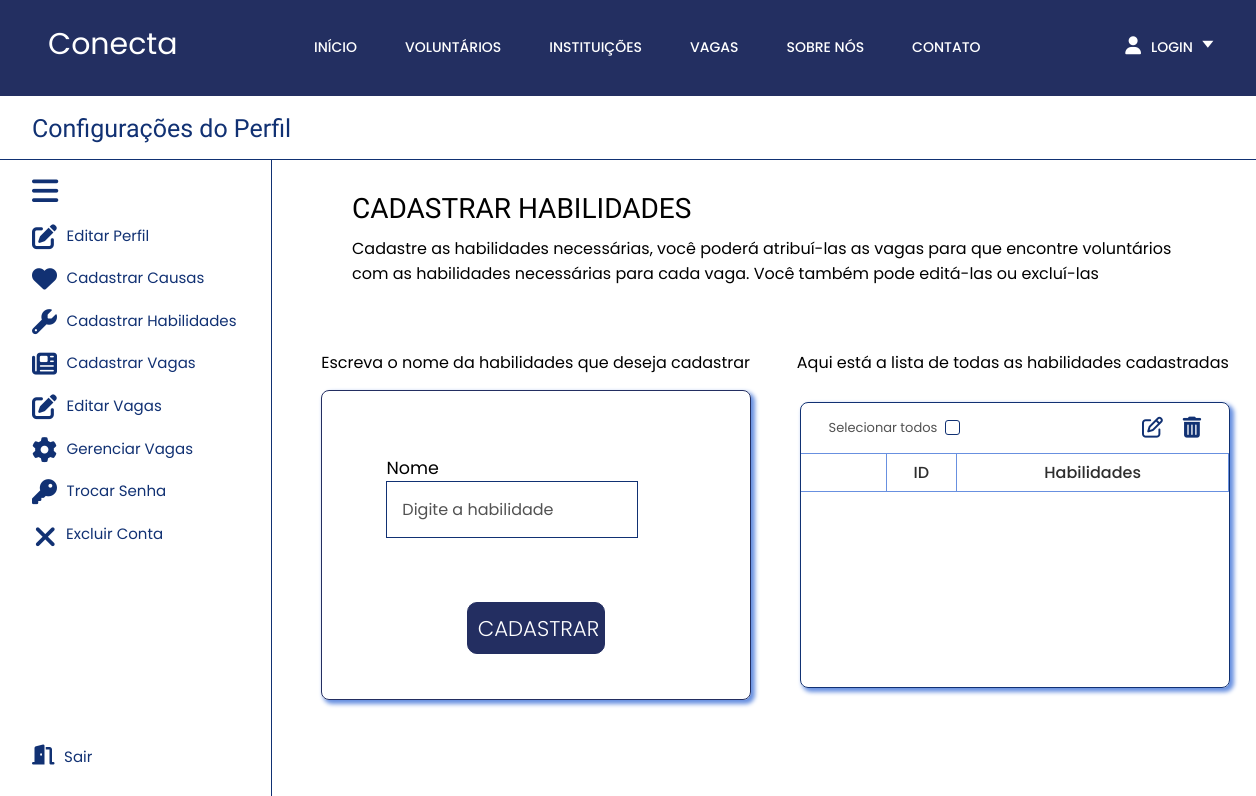
/area-instituicao/cadastrarHabilidades.php, run on an earlier commit of the app's database.
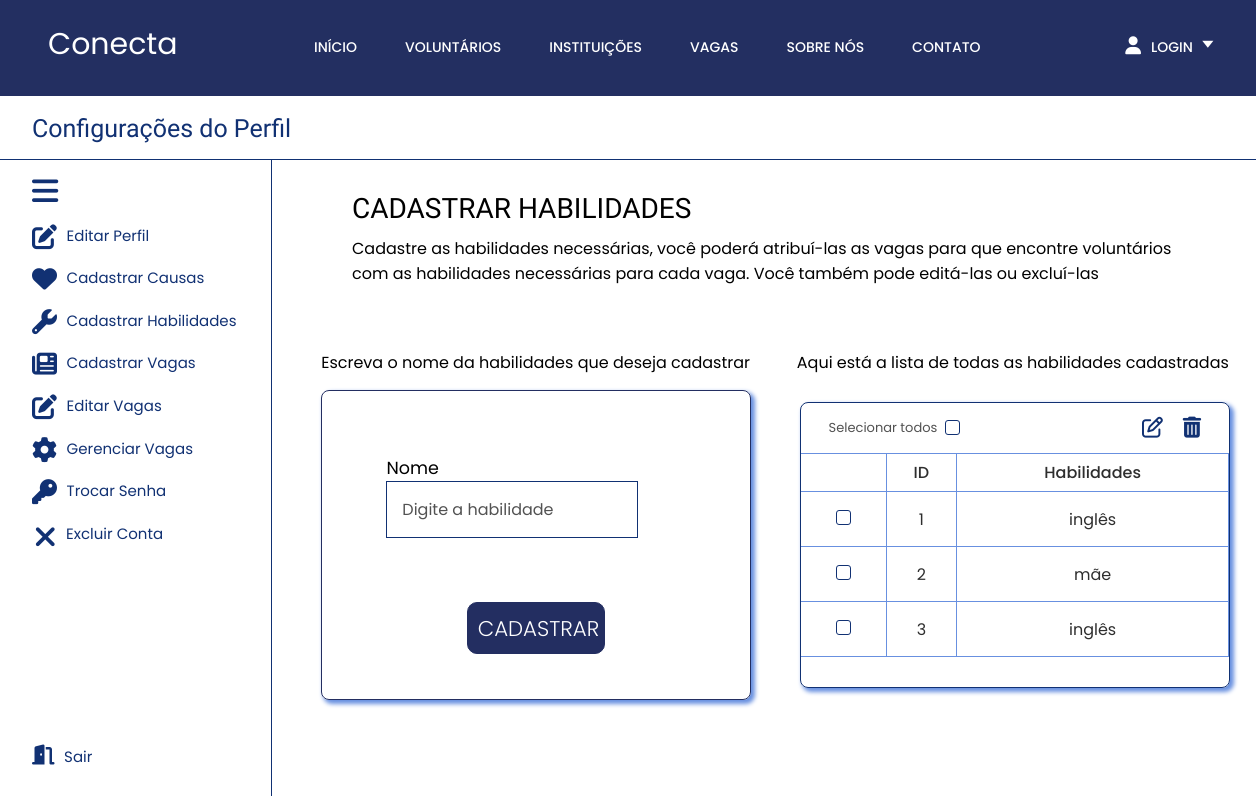
And on a later commit of the database.
### tables this page shows
CREATE TABLE `tbhabilidadeservico` (
  `codHabilidades` int(11) NOT NULL,
  `nomeHabilidade` varchar(100) NOT NULL
);

### dao/HabilidadeServicoDao.php (called while the page is built, shortened)
<?php
    class HabilidadeServicoDao
    {
        public static function listar()
        {
            $conexao = Conexao::conectar();
            $querySelect = "SELECT codHabilidades, nomeHabilidade FROM tbhabilidadeServico";
            $resultado = $conexao->query($querySelect);
            $lista = $resultado->fetchAll();
            return $lista;
        }
    }
?>

### area-instituicao/cadastrarHabilidades.php (the view, shortened to what this page needs)
<!DOCTYPE html>
<html lang="pt-br">
<head>
    <link rel="stylesheet" href="css/estilo-arquivo-modelo.css">
    <link rel="stylesheet" href="css/estilo-causasHabilidades-instituicao.css">
    <link rel="stylesheet" href="css/cadastrarHabilidade.css">
    <link rel="stylesheet" href="https://cdnjs.cloudflare.com/ajax/libs/font-awesome/6.2.0/css/all.min.css"
>
</head>
<body>
    <nav class="cabecalho">
        <div class="logo">
            <p> Conecta </p>
        </div>
        <ul class="topicos-sessao-completa">
            <ul class="topicos">
                <li> <i class="fa-solid fa-house" id="topicos-icon-fixo"></i> <a href="../index.php"
                        class="cabecalho-menu-item">Início</a></li>
                <li> <i class="fa-solid fa-person" id="topicos-icon-fixo"></i> <a href="voluntarios.php"
                        class="cabecalho-menu-item">voluntários</a></li>
                <li> <i class="fa-sharp fa-solid fa-heart" id="topicos-icon-fixo"></i> <a
                        href="../instituicoes/instituicoes.php" class="cabecalho-menu-item">instituições</a></li>
                <li> <i class="fa-solid fa-briefcase" id="topicos-icon-fixo"></i> <a href="../vagas/vagas.php"
                        class="cabecalho-menu-item">Vagas</a></li>
                <li> <i class="fa fa-file-text" aria-hidden="true" id="topicos-icon-fixo"></i> <a
                        href="../sobre-nos/sobre-nos.php" class="cabecalho-menu-item">sobre nós</a></li>
                <li> <i class="fa-solid fa-phone" id="topicos-icon-fixo"></i> <a href="../contato/contato.php"
                        class="cabecalho-menu-item">contato</a></li>
            </ul>
            <ul class="topicos-sessao-login">
                <li class="topicos-sessao-login-linha"><a href="../form-login.php" class="cabecalho-menu-item"
                        id="cabecalho-menu-item-login">
                        <i class="fa-solid fa-user" id="topicos-icon-fixo-dif"></i> login </a> <span
                        id="nav-seta-sub-topicos"> 🢓 </span></i>
                </li>
            </ul>
        </ul>
    </nav>
    <div class="container-titulo-configuracoes">
        <h1> Configurações do Perfil </h1>
    </div>
    <nav class="nav-lateral">
        <div class="nav-lateral-sessao-um">
            <i class="fa-solid fa-bars" id="nav-lateral-icon-lista"></i>
            <div class="nav-lateral-box-icon">
                <a href="editar-perfil-instituicao.php"> <i class="fa-solid fa-pen-to-square"></i> <span
                        class="nav-lateral-topico"> Editar Perfil
                    </span></a>
            </div>
            <div class="nav-lateral-box-icon">
                <a href="cadastrar-causas-instituicao.php"> <i class="fa-sharp fa-solid fa-heart"></i> <span
                        class="nav-lateral-topico"> Cadastrar
                        Causas </span></a>
            </div>
            <div class="nav-lateral-box-icon">
                <a href="cadastrar-habilidades-instituicao.php"> <i class="fa-solid fa-wrench"></i> <span
                        class="nav-lateral-topico"> Cadastrar Habilidades
                    </span></a>
            </div>
            <div class="nav-lateral-box-icon">
                <a href="cadastrar-vagas-instituicao.php"> <i class="fa-solid fa-newspaper"></i> <span
                        class="nav-lateral-topico"> Cadastrar Vagas
                    </span></a>
            </div>
            <div class="nav-lateral-box-icon">
                <a href="editar-vagas-instituicao.php"> <i class="fa-solid fa-pen-to-square"></i> <span
                        class="nav-lateral-topico"> Editar Vagas
                    </span></a>
            </div>
            <div class="nav-lateral-box-icon">
                <a href="gerenciar-vagas/gerenciar-vagas.php"> <i class="fa-solid fa-gear"></i> <span
                        class="nav-lateral-topico"> Gerenciar Vagas
                    </span></a>
            </div>
            <div class="nav-lateral-box-icon">
                <a href="trocar-senha-instituicao.php"> <i class="fa-solid fa-key"></i> <span
                        class="nav-lateral-topico">Trocar Senha </span></a>
            </div>
            <div class="nav-lateral-box-icon">
                <a href="excluir-conta-instituicao.php"> <i class="fa-solid fa-xmark" id="nav-lateral-icon-excluir"></i>
                    <span class="nav-lateral-topico">Excluir Conta </span></a>
            </div>
        </div>
        <div class="nav-lateral-sessao-dois">
            <div class="nav-lateral-box-icon">
                <a href="../auth/logout.php"> <i class="fa-solid fa-door-open" id="nav-lateral-icon-sair"></i> <span
                        class="nav-lateral-topico"> Sair </span></a>
            </div>
        </div>
    </nav>
    <main class="main-conteudo">
        <div class="main-conteudo-container-titulo">
            <h1>CADASTRAR HABILIDADES</h1>
            <p>Cadastre as habilidades necessárias, você poderá atribuí-las as vagas para que encontre voluntários com
                as habilidades necessárias para cada vaga. Você também pode editá-las ou excluí-las </p>
        </div>
        <div class="card-title">
            <p>Escreva o nome da habilidades que deseja cadastrar</p>
            <p>Aqui está a lista de todas as habilidades cadastradas</p>
        </div>
        <div class="card">
            <div class="card-cadastrar">
                <div class="card-form">
                    <form action="cadastrar-habilidades.php" method="POST">
                        <label for="" id="label">Nome</label>
                        <input type="text" name="nome" id="nome" placeholder="Digite a habilidade">
                </div>
                <div class="continue-button">
                    <button type="submit">CADASTRAR</button>
                </div>
            </div>
            <div class="table">
                <div class="table-responsive">
                    <div class="funcoes">
                        <div class="funcoes-sessao-1">
                            <span>Selecionar todos</span>
                            <input type="checkbox" name="selecionar-todos" id="selecionar-todos">
                        </div>
                        <div class="funcoes-sessao-2">
                            <i class="fa-regular fa-pen-to-square" id="icone-lapis"></i>
                            <i class="fa-solid fa-trash-can" id="icone-lixo"></i>
                        </div>
                    </div>
                    <table>
                        <thead>
                            <tr>
                                <th> </th>
                                <th>ID</th>
                                <th>Habilidades</th>
                            </tr>
                        </thead>
                        <tbody>
                            <?php
                                try {
                                    $listaHabilidade = HabilidadeServicoDao::listar();
                                } catch (Exception $e) {
                                    echo $e->getMessage();
                                }
                                ?>
                            <tr>
                                <?php foreach ($listaHabilidade as $habilidade) { ?>
                                <td> <input type="checkbox" name="checkbox" id="checkbox"> </td>
                                <td>
                                    <?php echo $habilidade['codHabilidades']; ?>
                                </td>
                                <td>
                                    <?php echo $habilidade['nomeHabilidade']; ?>
                                </td>
                            </tr>
                            <?php
                                    }
                                    ?>
                        </tbody>
                    </table>
                </div>
            </div>
        </div>
    </main>
</body>
</html>

### area-instituicao/css/estilo-arquivo-modelo.css (style rules this page uses)
* { border: 0; padding: 0; box-sizing: border-box; margin: 0; text-decoration-line: none; list-style: none; }
.cabecalho { display: grid; grid-template-columns: 1fr 2fr; grid-template-rows: 3rem 3rem; align-items: center; width: 100%; background-color: #232f61; position: fixed; z-index: 3; }
.logo { justify-self: start; }
.logo p { font-family: poppins, sans-serif; font-size: 30px; color: #fff; font-weight: 400; margin-left: 3rem; margin-top: 2.5rem; }
.topicos-sessao-completa { display: flex; align-items: center; padding-top: 2.9rem; }
.topicos { width: 100%; display: flex; gap: 3rem; list-style: none; }
.cabecalho-menu-item { font-family: poppins, Verdana, Geneva, Tahoma, sans-serif; color: #fff; font-size: 14px; font-weight: 500; text-transform: uppercase; text-decoration: none; transition: all 0.5s ease; }
.cabecalho-menu-item i, .topicos li i { color: #fff; margin-right: 0.4rem; font-size: 18px; transition: all 0.5s ease; }
.topicos-sessao-login { width: 6rem; margin-right: 3rem; }
.topicos-sessao-login li { list-style: none; }
#nav-seta-sub-topicos { cursor: pointer; font-size: 25px; margin-left: 0.5rem; position: absolute; color: #fff; }
.container-titulo-configuracoes { display: flex; align-items: flex-end; padding: 0rem 0rem 1rem 2rem; border-bottom: 1px solid #113173; width: 100%; height: 10rem; position: fixed; z-index: 2; background-color: #fff; }
.container-titulo-configuracoes h1 { font-family: acme, sans-serif; font-weight: 400; font-size: 25px; color: #113173; }
.nav-lateral { display: flex; flex-direction: column; justify-content: space-between; padding: 11rem 0rem 2rem 2rem; left: 0; width: 17rem; height: 100vh; position: fixed; overflow: hidden; background-color: #fff; border-right: 1px solid #113173; border-top: none; transition: all 0.5s ease; z-index: 1; }
.nav-lateral-sessao-um { display: flex; flex-direction: column; gap: 1.1rem; }
.nav-lateral-box-icon { display: flex; }
.nav-lateral i { color: #113173; font-size: 25px; transition: all 0.5s ease; cursor: pointer; }
#nav-lateral-icon-lista { font-size: 30px; }
#nav-lateral-icon-excluir { font-size: 30px; margin-left: 2px; }
.nav-lateral-topico { margin-left: 0.6rem; width: 11rem; opacity: 1; transition: all 0.5s ease; }
.nav-lateral-box-icon a { display: flex; align-content: center; font-family: poppins, sans-serif; font-size: 15px; font-weight: 400; color: #113173; }
.nav-lateral-sessao-dois { display: flex; align-content: flex-end; }
#nav-lateral-icon-sair { font-size: 20px; }
.main-conteudo { transition: all 0.5s ease; background-color: #ffffff; margin-left: 17rem; padding-top: 10rem; padding-bottom: 4rem; }
.main-conteudo-container-titulo { display: flex; flex-direction: column; align-items: flex-start; padding-left: 5rem; padding-top: 2rem; gap: 0.7rem; margin-bottom: 4rem; }
.main-conteudo-container-titulo h1 { font-family: acme, sans-serif; font-weight: 400; font-size: 28px; text-transform: uppercase; color: #000000; }
.main-conteudo-container-titulo p { font-family: poppins, sans-serif; font-weight: 400; font-size: 16px; color: #000000; max-width: 95%; }
@media (max-width: 1579px) { .cabecalho { grid-template-columns: 1fr 3fr; } }

What changed in the data, as far as the page shows it:
added tbhabilidadeservico: codHabilidades "1", nomeHabilidade "inglês"
added tbhabilidadeservico: codHabilidades "2", nomeHabilidade "mãe"
added tbhabilidadeservico: codHabilidades "3", nomeHabilidade "inglês"
